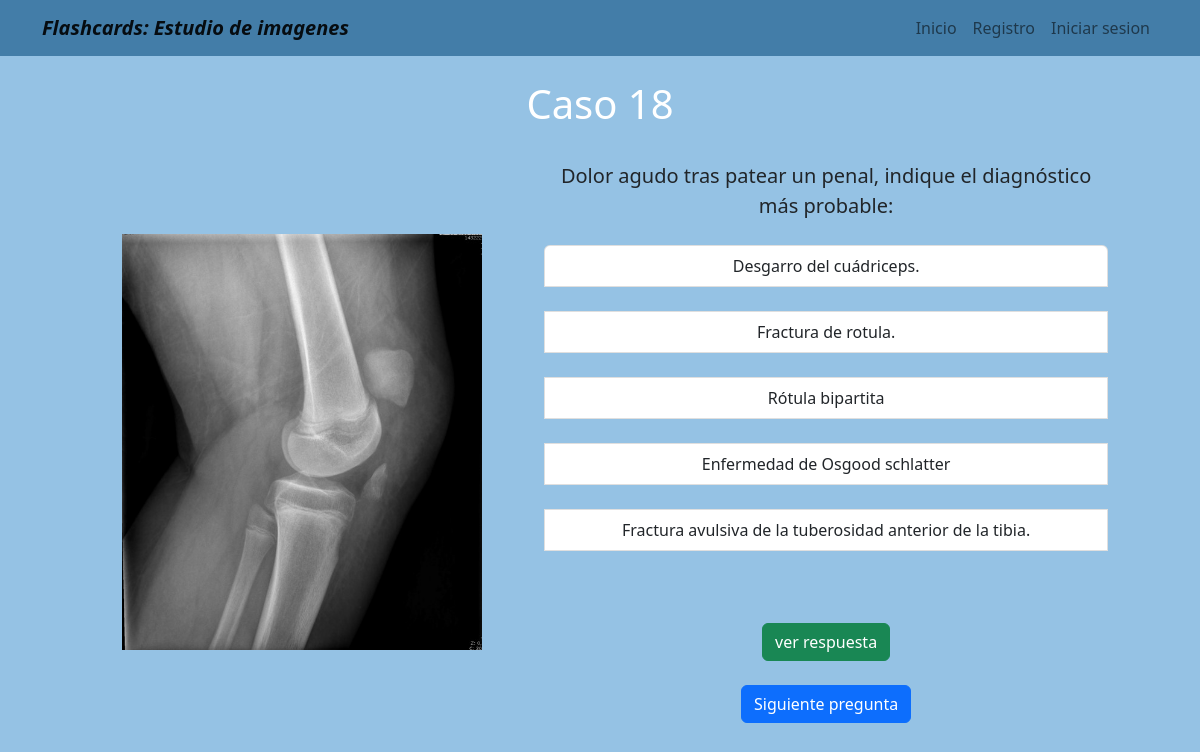
Screenshot of /alternativas/18/ with the database file from the repository.
### alternativas/models.py (models this page shows)
class secc_alternativa(models.Model):
    numero_respuesta_alt= PositiveSmallIntegerField(default=1)
    alternativa_1= CharField(max_length=100, blank=True)
    alternativa_2= CharField(max_length=100, blank=True)
    alternativa_3= CharField(max_length=100, blank=True)
    alternativa_4= CharField(max_length=100, blank=True)
    alternativa_5= CharField(max_length=100, blank=True)
    alternativa_respuesta= CharField(max_length=100, blank=True)
    descripcion_breve = CharField(max_length=600, blank=True)
    url_info_esp= URLField(blank=True)
    url_info_ing= URLField(blank=True)
    imagen_con_patologia= ImageField(upload_to='estudio/images/')
    pregunta= CharField(max_length=500, blank=True)

### alternativas/views.py (the view)
# urls.py: path('18/', diesciocho, name='diesciocho'),
def diesciocho(request):
    diesciocho= secc_alternativa.objects.filter(numero_respuesta_alt=18)
    return render(request, '18.html',{'diesciocho':diesciocho})

### alternativas/templates/18.html
{% extends "layout.html" %}
{% block content %}
{% for info in diesciocho %}
<h1 style="color:white ; text-align:center;"> Caso {{info.numero_respuesta_alt}}</h1> <br/>
  <td style="padding-left: 20px;">
    <img src=" {{info.imagen_con_patologia.url}}" width="75%" > <br>
  </td>
  <td style="padding-right: 50px;">
    <a style=" font-size: 20px">{{info.pregunta}} </a> <br><br>
    <div class="list-group">
      <a class="list-group-item list-group-item-action">{{info.alternativa_1}} </a> <br>
      <a class="list-group-item list-group-item-action">{{info.alternativa_2}} </a> <br>
      <a class="list-group-item list-group-item-action">{{info.alternativa_3}} </a> <br>
      <a class="list-group-item list-group-item-action">{{info.alternativa_4}} </a> <br>
      <a class="list-group-item list-group-item-action">{{info.alternativa_5}} </a> <br>
  </div>
  <br> <br> <a class="btn btn-success text-center contenedor-boton-inicio" href="{% url 'diesciocho_r' %}" role="button" > ver respuesta </a>
  <br> <br> <a class="btn btn-primary text-center contenedor-boton-inicio" href="{% url 'diescinueve' %}" role="button" > Siguiente pregunta </a>
</td>
{% endfor %}
{% endblock %}

### home/templates/layout.html (style rules this page uses)
body { background-color:#95c2e4; text-align: center; }
.contenedor-boton-inicio { display: inline-flex; }

### rows the page displays
secc_alternativa: numero_respuesta_alt "18", imagen_con_patologia (picture), pregunta "Dolor agudo tras patear un penal, indique el diagnóstico más probable:", alternativa_1 "Desgarro del cuádriceps.", alternativa_2 "Fractura de rotula.", alternativa_3 "Rótula bipartita", alternativa_4 "Enfermedad de Osgood schlatter", alternativa_5 "Fractura avulsiva de la tuberosidad anterior de la tibia."
